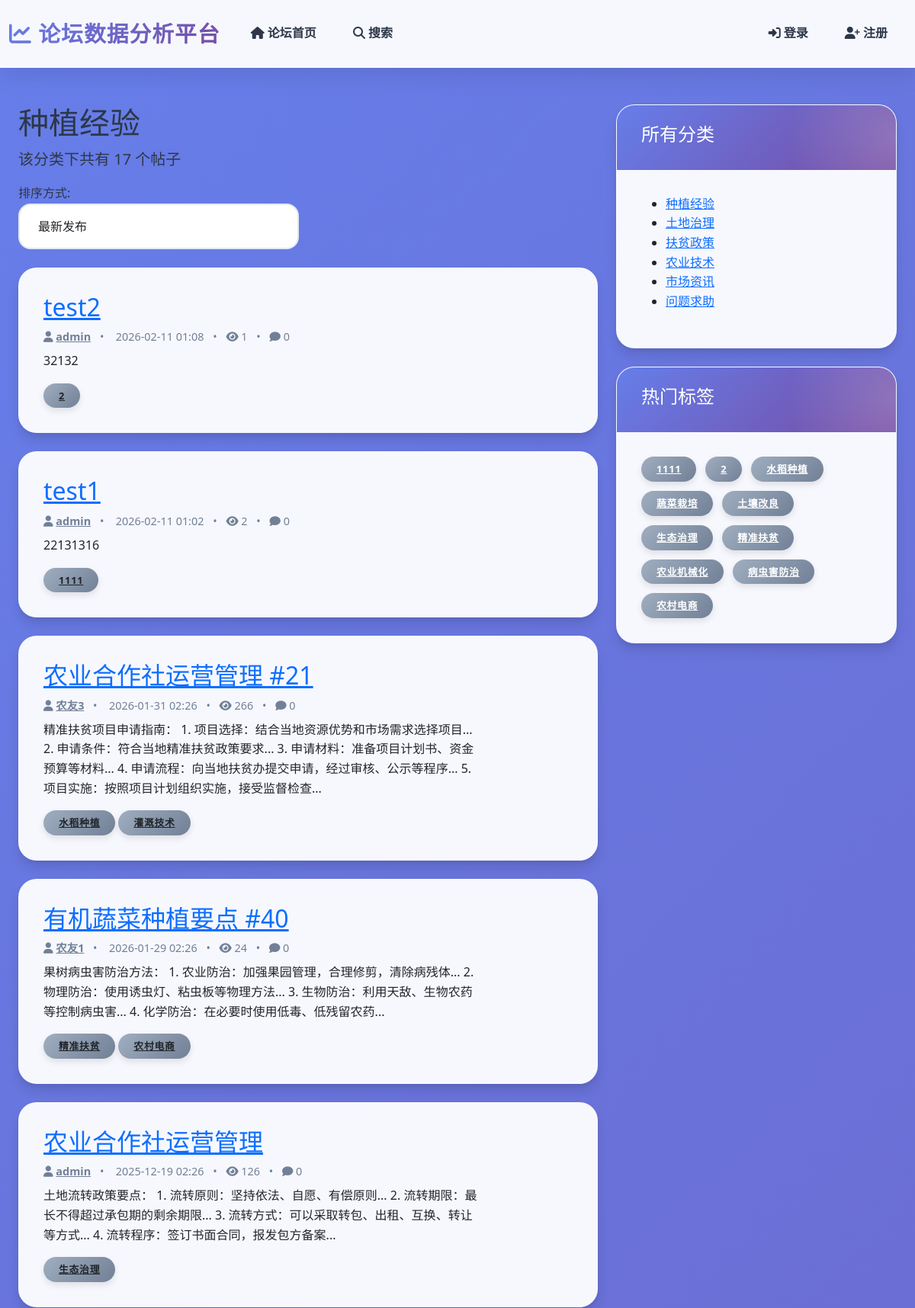
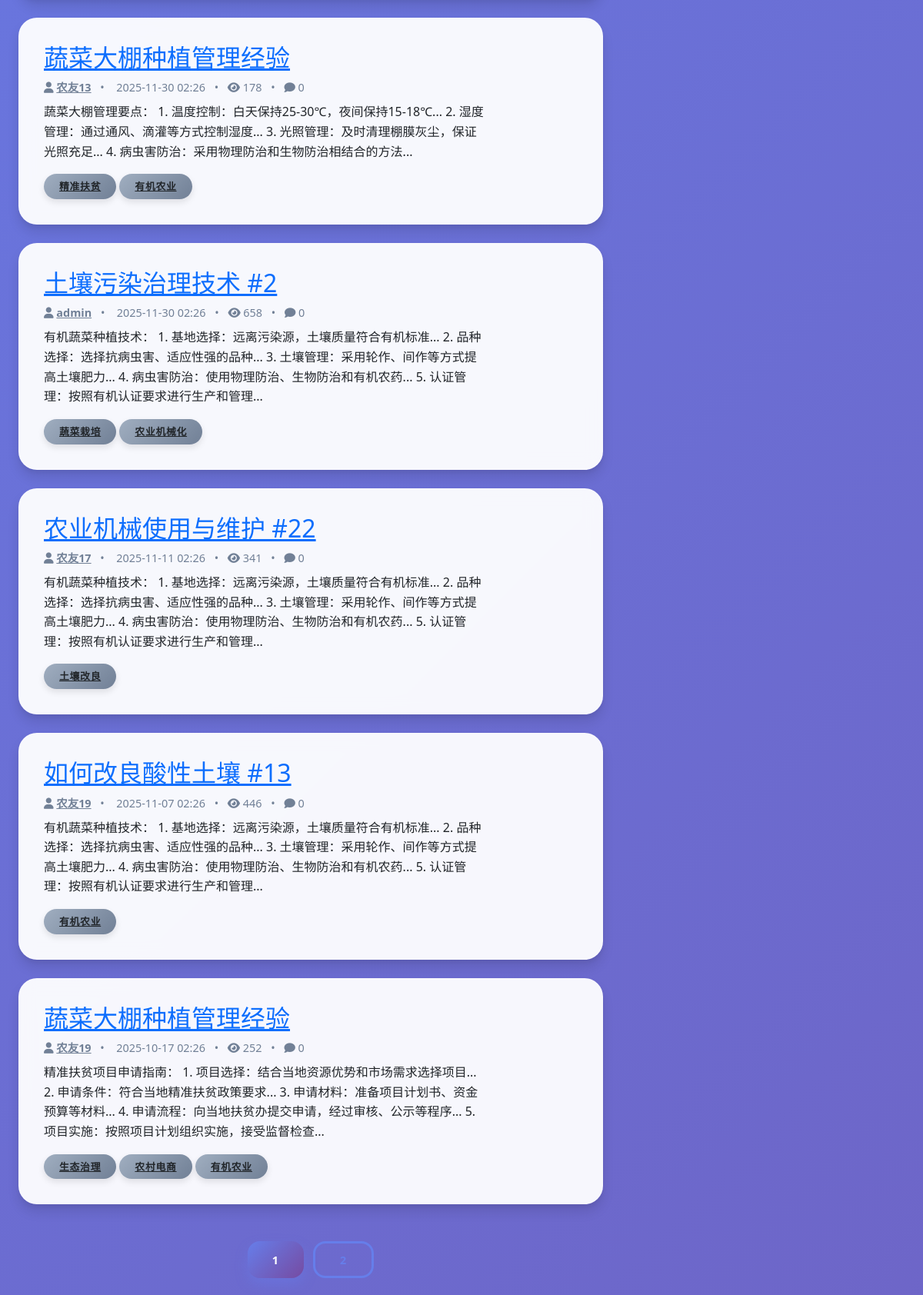
Screenshot of /forum/forum/category/1 (upper part) with the database file from the repository (2 pictures, top to bottom).
### app/models/category.py (models this page shows, shortened)
class Category(Treet_IP_Conn.Model):
    __tablename__ = 'categories'
    CategoryID = Treet_IP_Conn.Column(Treet_IP_Conn.Integer, primary_key=True, autoincrement=True)
    CategoryName = Treet_IP_Conn.Column(Treet_IP_Conn.String(50), nullable=False, unique=True, index=True)
    Description = Treet_IP_Conn.Column(Treet_IP_Conn.String(200))
    IsActive = Treet_IP_Conn.Column(Treet_IP_Conn.Boolean, default=True)

### app/models/post.py (models this page shows, shortened)
class Post(Treet_IP_Conn.Model):
    __tablename__ = 'posts'
    STATUS_PENDING = 'pending'
    STATUS_APPROVED = 'approved'
    STATUS_REJECTED = 'rejected'
    PostID = Treet_IP_Conn.Column(Treet_IP_Conn.Integer, primary_key=True, autoincrement=True)
    PostTitle = Treet_IP_Conn.Column(Treet_IP_Conn.String(200), nullable=False, index=True)  # 添加索引以优化标题搜索
    PostContent = Treet_IP_Conn.Column(Treet_IP_Conn.Text, nullable=False)
    PublishTime = Treet_IP_Conn.Column(Treet_IP_Conn.DateTime, nullable=True, index=True)  # 添加索引以优化发布时间查询
    LastModified = Treet_IP_Conn.Column(Treet_IP_Conn.DateTime, default=datetime.utcnow, onupdate=datetime.utcnow, index=True)  # 添加索引以优化修改时间查询
    CreationTime = Treet_IP_Conn.Column(Treet_IP_Conn.DateTime, default=datetime.utcnow, index=True)
    Status = Treet_IP_Conn.Column(Treet_IP_Conn.String(20), default=STATUS_PENDING, index=True)  # pending, approved, rejected
    ViewCount = Treet_IP_Conn.Column(Treet_IP_Conn.Integer, default=0, index=True)
    IsSticky = Treet_IP_Conn.Column(Treet_IP_Conn.Boolean, default=False, index=True)  # 是否置顶
    ReviewerID = Treet_IP_Conn.Column(Treet_IP_Conn.Integer, Treet_IP_Conn.ForeignKey('users.UserID', ondelete='SET NULL'), nullable=True, index=True)
    ReviewTime = Treet_IP_Conn.Column(Treet_IP_Conn.DateTime, nullable=True, index=True)
    ReviewComment = Treet_IP_Conn.Column(Treet_IP_Conn.Text, nullable=True)
    AIAuditResult = Treet_IP_Conn.Column(Treet_IP_Conn.Boolean, nullable=True, index=True)  # AI审核结果：True表示合规，False表示违规
    AIAuditTime = Treet_IP_Conn.Column(Treet_IP_Conn.DateTime, nullable=True, index=True)  # AI审核时间
    IsAIAudit = Treet_IP_Conn.Column(Treet_IP_Conn.Boolean, default=False, index=True)  # 是否由AI进行审核
    UserID = Treet_IP_Conn.Column(Treet_IP_Conn.Integer, Treet_IP_Conn.ForeignKey('users.UserID', ondelete='CASCADE'), nullable=False, index=True)
    reviewer = Treet_IP_Conn.relationship('User', foreign_keys=[ReviewerID], backref='reviewed_posts')
    comments = Treet_IP_Conn.relationship('Comment', backref='post', lazy='dynamic', cascade='all, delete-orphan')
    categories = Treet_IP_Conn.relationship('Category', secondary='postcategories', backref=Treet_IP_Conn.backref('posts', lazy='dynamic'))
    tags = Treet_IP_Conn.relationship('Tag', secondary=posttags, backref=Treet_IP_Conn.backref('posts', lazy='dynamic'))

### app/models/user.py (models this page shows, shortened)
class User(UserMixin, Treet_IP_Conn.Model):
    __tablename__ = 'users'
    UserID = Treet_IP_Conn.Column(Treet_IP_Conn.Integer, primary_key=True, autoincrement=True)
    UserName = Treet_IP_Conn.Column(Treet_IP_Conn.String(50), unique=True, nullable=False, index=True)
    RegistrationDate = Treet_IP_Conn.Column(Treet_IP_Conn.DateTime, default=datetime.utcnow, index=True)  # 添加索引以优化按注册时间查询
    LastLoginTime = Treet_IP_Conn.Column(Treet_IP_Conn.DateTime, default=datetime.utcnow, onupdate=datetime.utcnow, index=True)  # 添加索引以优化按登录时间查询
    PasswordHash = Treet_IP_Conn.Column(Treet_IP_Conn.String(255), nullable=False)
    Reputation = Treet_IP_Conn.Column(Treet_IP_Conn.Integer, default=0, index=True)  # 用户声望值
    Status = Treet_IP_Conn.Column(Treet_IP_Conn.Enum(UserStatus), default=UserStatus.ACTIVE, index=True)  # 添加索引以优化状态筛选
    Role = Treet_IP_Conn.Column(Treet_IP_Conn.Enum(UserRole), default=UserRole.USER, index=True)  # 添加用户角色
    UserBio = Treet_IP_Conn.Column(Treet_IP_Conn.Text, default='')  # 个人简介
    AvatarURL = Treet_IP_Conn.Column(Treet_IP_Conn.String(255), default='')  # 头像URL
    Points = Treet_IP_Conn.Column(Treet_IP_Conn.Integer, default=0, index=True)  # 积分余额
    Level = Treet_IP_Conn.Column(Treet_IP_Conn.Integer, default=1, index=True)  # 用户等级
    TotalPointsEarned = Treet_IP_Conn.Column(Treet_IP_Conn.Integer, default=0)  # 累计获得的积分
    ConsecutiveCheckInDays = Treet_IP_Conn.Column(Treet_IP_Conn.Integer, default=0)  # 连续签到天数
    LastCheckInDate = Treet_IP_Conn.Column(Treet_IP_Conn.Date, nullable=True)  # 最后签到日期
    IsPhoneBound = Treet_IP_Conn.Column(Treet_IP_Conn.Boolean, default=False)  # 是否绑定手机
    IsProfileCompleted = Treet_IP_Conn.Column(Treet_IP_Conn.Boolean, default=False)  # 是否完善个人资料
    posts = Treet_IP_Conn.relationship('Post', backref='author', foreign_keys='Post.UserID', lazy='dynamic', cascade='all, delete-orphan')
    comments = Treet_IP_Conn.relationship('Comment', backref='author', foreign_keys='Comment.UserID', lazy='dynamic', cascade='all, delete-orphan')

### app/models/tag.py (models this page shows, shortened)
class Tag(Treet_IP_Conn.Model):
    __tablename__ = 'tags'
    TagID = Treet_IP_Conn.Column(Treet_IP_Conn.Integer, primary_key=True, autoincrement=True)
    TagName = Treet_IP_Conn.Column(Treet_IP_Conn.String(50), nullable=False, unique=True, index=True)
    UsageCount = Treet_IP_Conn.Column(Treet_IP_Conn.Integer, default=0)

### app/routes/forum.py (the view, shortened to what this page needs)
@forum.route('/forum/category/<int:category_id>')
def category_posts(category_id):
    category = Category.query.get_or_404(category_id)
    sort_by = request.args.get('sort', 'latest')
    page = request.args.get('page', 1, type=int)
    per_page = 10
    query = Post.query.options(Treet_IP_Conn.joinedload(Post.author)).filter(Post.categories.any(Category.CategoryID == category_id), Post.Status == 'approved')
    if sort_by == 'latest':
        query = query.order_by(Post.CreationTime.desc())
    elif sort_by == 'most_viewed':
        query = query.order_by(Post.ViewCount.desc())
    posts = query.paginate(page=page, per_page=per_page, error_out=False)
    categories = Category.query.all()
    tags = Tag.query.order_by(desc(Tag.UsageCount)).limit(10).all()
    return render_template('forum/category_posts.html',
                           category=category,
                           posts=posts,
                           categories=categories,
                           tags=tags,
                           sort_by=sort_by)

### app/templates/forum/category_posts.html (shortened to what this page needs)
{% extends 'base.html' %}
{% block content %}
<div class="container mt-5">
    <div class="row">
        <div class="col-md-8">
            <div class="page-header">
                <h1>{{ category.CategoryName }}</h1>
                <p class="lead">该分类下共有 {{ category.posts.count() }} 个帖子</p>
            </div>
            <div class="filter-bar mb-4">
                <div class="row">
                    <div class="col-md-6">
                        <div class="form-inline">
                            <label for="sort-by" class="mr-2">排序方式:</label>
                            <select id="sort-by" class="form-control" onchange="location = this.value;">
                                <option value="{{ url_for('forum.category_posts', category_id=category.CategoryID, sort='latest') }}" {% if sort_by == 'latest' %}selected{% endif %}>最新发布</option>
                            </select>
                        </div>
                    </div>
                </div>
            </div>
            <div class="post-list">
                {% for post in posts.items %}
                <div class="card mb-4">
                    <div class="card-body">
                        <div class="row">
                            <div class="col-md-10">
                                <h2 class="card-title"><a href="{{ url_for('forum.post_detail', post_id=post.PostID) }}">{{ post.PostTitle }}</a></h2>
                                <div class="post-meta mb-2">
                                    <span><i class="fa fa-user"></i> <a href="{{ url_for('auth.profile', user_id=post.UserID) }}">{{ post.author.UserName }}</a></span>
                                    <span class="mx-2">•</span>
                                    <span> {{ post.CreationTime.strftime('%Y-%m-%d %H:%M') }}</span>
                                    <span class="mx-2">•</span>
                                    <span><i class="fa fa-eye"></i> {{ post.ViewCount or 0 }}</span>
                                    <span class="mx-2">•</span>
                                    <span><i class="fa fa-comment"></i> {{ post.CommentCount or 0 }}</span>
                                </div>
                                <p class="card-text">{{ post.PostContent|striptags|truncate(150) }}</p>
                                <div class="post-tags">
                                    {% for tag in post.tags %}
                                    <span class="badge badge-secondary">
                                        <a href="{{ url_for('forum.tag_posts', tag_id=tag.TagID) }}" class="text-dark">
                                            {{ tag.TagName }}
                                        </a>
                                    </span>
                                    {% endfor %}
                                </div>
                            </div>
                        </div>
                    </div>
                </div>
                {% endfor %}
            </div>
            <div class="pagination justify-content-center">
                {% for page_num in posts.iter_pages(left_edge=1, right_edge=1, left_current=2, right_current=2) %}
                {% if page_num %}
                {% if posts.page == page_num %}
                <a class="btn btn-primary mb-4" href="{{ url_for('forum.category_posts', category_id=category.CategoryID, page=page_num, sort=sort_by) }}">{{ page_num }}</a>
                {% else %}
                <a class="btn btn-outline-primary mb-4" href="{{ url_for('forum.category_posts', category_id=category.CategoryID, page=page_num, sort=sort_by) }}">{{ page_num }}</a>
                {% endif %}
                {% else %}
                <span class="btn btn-outline-primary mb-4">...</span>
                {% endif %}
                {% endfor %}
            </div>
        </div>
        <div class="col-md-4">
            <div class="card mb-4">
                <div class="card-header bg-primary text-white">
                    <h4>所有分类</h4>
                </div>
                <div class="card-body">
                    <ul class="sidebar-list">
                        {% for c in categories %}
                        <li>
                            <a href="{{ url_for('forum.category_posts', category_id=c.CategoryID) }}">
                                {{ c.CategoryName }}
                            </a>
                        </li>
                        {% endfor %}
                    </ul>
                </div>
            </div>
            <div class="card mb-4">
                <div class="card-header bg-primary text-white">
                    <h4>热门标签</h4>
                </div>
                <div class="card-body">
                    <div class="tag-cloud">
                        {% for tag in tags %}
                        <a href="{{ url_for('forum.tag_posts', tag_id=tag.TagID) }}" class="badge badge-secondary">
                            {{ tag.TagName }}
                        </a>
                        {% endfor %}
                    </div>
                </div>
            </div>
        </div>
    </div>
</div>
{% endblock %}

### app/static/css/modern_style.css (style rules this page uses)
:root { --primary-color: #667eea; --primary-dark: #5a67d8; --primary-light: #a3bffa; --secondary-color: #764ba2; --success-color: #48bb78; --danger-color: #f56565; --warning-color: #ed8936; --info-color: #4299e1; --light-color: #f7fafc; --dark-color: #2d3748; --text-primary: #2d3748; --text-secondary: #718096; --border-color: #e2e8f0; --shadow-sm: 0 1px 3px rgba(0, 0, 0, 0.12), 0 1px 2px rgba(0, 0, 0, 0.24); --shadow-md: 0 4px 6px rgba(0, 0, 0, 0.1), 0 2px 4px rgba(0, 0, 0, 0.06); --shadow-lg: 0 10px 15px rgba(0, 0, 0, 0.1), 0 4px 6px rgba(0, 0, 0, 0.05); --shadow-xl: 0 20px 25px rgba(0, 0, 0, 0.1), 0 10px 10px rgba(0, 0, 0, 0.04); --shadow-2xl: 0 25px 50px -12px rgba(0, 0, 0, 0.25); --gradient-primary: linear-gradient(135deg, #667eea 0%, #764ba2 100%); --gradient-success: linear-gradient(135deg, #48bb78 0%, #38a169 100%); --gradient-danger: linear-gradient(135deg, #f56565 0%, #e53e3e 100%); --gradient-info: linear-gradient(135deg, #4299e1 0%, #3182ce 100%); --gradient-warm: linear-gradient(135deg, #f093fb 0%, #f5576c 100%); --gradient-cool: linear-gradient(135deg, #4facfe 0%, #00f2fe 100%); --gradient-sunset: linear-gradient(135deg, #fa709a 0%, #fee140 100%); --gradient-ocean: linear-gradient(135deg, #a8edea 0%, #fed6e3 100%); --glass-bg: rgba(255, 255, 255, 0.95); --glass-border: rgba(255, 255, 255, 0.2); }
* { margin: 0; padding: 0; box-sizing: border-box; }
body { font-family: 'Segoe UI', 'PingFang SC', 'Microsoft YaHei', -apple-system, BlinkMacSystemFont, sans-serif; background: linear-gradient(135deg, #667eea 0%, #764ba2 50%, #f093fb 100%); background-attachment: fixed; background-size: 400% 400%; animation: gradientBG 15s ease infinite; color: var(--text-primary); line-height: 1.6; min-height: 100vh; }
.card { border: none; border-radius: 24px; box-shadow: var(--shadow-lg); transition: all 0.4s cubic-bezier(0.4, 0, 0.2, 1); background: var(--glass-bg); backdrop-filter: blur(10px); border: 1px solid var(--glass-border); overflow: hidden; margin-bottom: 2rem; position: relative; }
.card::before { content: ''; position: absolute; top: 0; left: 0; right: 0; height: 4px; background: var(--gradient-primary); opacity: 0; transition: opacity 0.3s ease; }
.card-header { background: var(--gradient-primary); color: white; border: none; padding: 1.5rem 2rem; font-weight: 700; font-size: 1.25rem; position: relative; overflow: hidden; }
.card-header::after { content: ''; position: absolute; top: -50%; right: -50%; width: 100%; height: 200%; background: radial-gradient(circle, rgba(255,255,255,0.2) 0%, transparent 70%); animation: shimmer 3s infinite; }
.card-body { padding: 2rem; }
.btn { border-radius: 16px; font-weight: 700; padding: 0.875rem 2rem; transition: all 0.4s cubic-bezier(0.4, 0, 0.2, 1); border: none; text-transform: uppercase; letter-spacing: 1px; font-size: 0.9rem; position: relative; overflow: hidden; }
.btn::before { content: ''; position: absolute; top: 50%; left: 50%; width: 0; height: 0; border-radius: 50%; background: rgba(255, 255, 255, 0.3); transform: translate(-50%, -50%); transition: width 0.6s, height 0.6s; }
.btn-primary { background: var(--gradient-primary); box-shadow: 0 8px 16px rgba(102, 126, 234, 0.4); }
.btn-outline-primary { border: 3px solid var(--primary-color); color: var(--primary-color); background: transparent; font-weight: 600; }
.post-meta { font-size: 0.9rem; color: var(--text-secondary); margin-bottom: 1.25rem; }
.post-meta a { color: var(--text-secondary); transition: all 0.3s ease; font-weight: 600; }
.badge { padding: 0.625rem 1.25rem; border-radius: 24px; font-weight: 700; font-size: 0.8rem; text-transform: uppercase; letter-spacing: 0.75px; box-shadow: 0 4px 8px rgba(0, 0, 0, 0.1); transition: all 0.3s ease; }
.badge-secondary { background: linear-gradient(135deg, #a0aec0 0%, #718096 100%); color: white; }
.form-control { border-radius: 16px; border: 2px solid var(--border-color); padding: 1rem 1.5rem; transition: all 0.3s ease; font-size: 1rem; background: white; }
.pagination { display: flex; justify-content: center; gap: 0.75rem; margin-top: 3rem; }
.pagination .btn { min-width: 48px; height: 48px; display: flex; align-items: center; justify-content: center; border-radius: 16px; font-weight: 700; }
.container { max-width: 1280px; }
.tag-cloud { display: flex; flex-wrap: wrap; gap: 0.75rem; }

### rows the page displays
Category: CategoryName "种植经验"
Post: PostTitle "test2", author.UserName "admin", CreationTime "2026-02-11 01:08", ViewCount "1", IsSticky "0", PostContent "32132"
Tag: TagName "2"
Post: PostTitle "test1", author.UserName "admin", CreationTime "2026-02-11 01:02", ViewCount "2", CommentCount "0", PostContent "22131316"
Tag: TagName "1111"
Post: PostTitle "农业合作社运营管理 #21", author.UserName "农友3", CreationTime "2026-01-31 02:26", ViewCount "266", CommentCount "0", PostContent "精准扶贫项目申请指南： 1. 项目选择：结合当地资源优势和市场需求选择项目... 2. 申请条件：符合当地精准扶贫政策要求... 3. 申请材料：准备项目计划书、资金预算等材料... 4. 申请流程：向当地扶贫办提交申请，经过审核、公示等程序... 5. 项目实施：按照项目计划组织实施，接受监督检查..."
Tag: TagName "水稻种植"
Tag: TagName "灌溉技术"
Post: PostTitle "有机蔬菜种植要点 #40", author.UserName "农友1", CreationTime "2026-01-29 02:26", ViewCount "24", CommentCount "0", PostContent "果树病虫害防治方法： 1. 农业防治：加强果园管理，合理修剪，清除病残体... 2. 物理防治：使用诱虫灯、粘虫板等物理方法... 3. 生物防治：利用天敌、生物农药等控制病虫害... 4. 化学防治：在必要时使用低毒、低残留农药..."
Tag: TagName "精准扶贫"
Tag: TagName "农村电商"
Post: PostTitle "农业合作社运营管理", author.UserName "admin", CreationTime "2025-12-19 02:26", ViewCount "126", CommentCount "0", PostContent "土地流转政策要点： 1. 流转原则：坚持依法、自愿、有偿原则... 2. 流转期限：最长不得超过承包期的剩余期限... 3. 流转方式：可以采取转包、出租、互换、转让等方式... 4. 流转程序：签订书面合同，报发包方备案..."
Tag: TagName "生态治理"
Post: PostTitle "蔬菜大棚种植管理经验", author.UserName "农友13", CreationTime "2025-11-30 02:26", ViewCount "178", CommentCount "0", PostContent "蔬菜大棚管理要点： 1. 温度控制：白天保持25-30℃，夜间保持15-18℃... 2. 湿度管理：通过通风、滴灌等方式控制湿度... 3. 光照管理：及时清理棚膜灰尘，保证光照充足... 4. 病虫害防治：采用物理防治和生物防治相结合的方法..."
Tag: TagName "有机农业"
Post: PostTitle "土壤污染治理技术 #2", author.UserName "admin", CreationTime "2025-11-30 02:26", ViewCount "658", CommentCount "0", PostContent "有机蔬菜种植技术： 1. 基地选择：远离污染源，土壤质量符合有机标准... 2. 品种选择：选择抗病虫害、适应性强的品种... 3. 土壤管理：采用轮作、间作等方式提高土壤肥力... 4. 病虫害防治：使用物理防治、生物防治和有机农药... 5. 认证管理：按照有机认证要求进行生产和管理..."
Tag: TagName "蔬菜栽培"
Tag: TagName "农业机械化"
Post: PostTitle "农业机械使用与维护 #22", author.UserName "农友17", CreationTime "2025-11-11 02:26", ViewCount "341", CommentCount "0", PostContent "有机蔬菜种植技术： 1. 基地选择：远离污染源，土壤质量符合有机标准... 2. 品种选择：选择抗病虫害、适应性强的品种... 3. 土壤管理：采用轮作、间作等方式提高土壤肥力... 4. 病虫害防治：使用物理防治、生物防治和有机农药... 5. 认证管理：按照有机认证要求进行生产和管理..."
Tag: TagName "土壤改良"
Post: PostTitle "如何改良酸性土壤 #13", author.UserName "农友19", CreationTime "2025-11-07 02:26", ViewCount "446", CommentCount "0", PostContent "有机蔬菜种植技术： 1. 基地选择：远离污染源，土壤质量符合有机标准... 2. 品种选择：选择抗病虫害、适应性强的品种... 3. 土壤管理：采用轮作、间作等方式提高土壤肥力... 4. 病虫害防治：使用物理防治、生物防治和有机农药... 5. 认证管理：按照有机认证要求进行生产和管理..."
Post: PostTitle "蔬菜大棚种植管理经验", author.UserName "农友19", CreationTime "2025-10-17 02:26", ViewCount "252", CommentCount "0", PostContent "精准扶贫项目申请指南： 1. 项目选择：结合当地资源优势和市场需求选择项目... 2. 申请条件：符合当地精准扶贫政策要求... 3. 申请材料：准备项目计划书、资金预算等材料... 4. 申请流程：向当地扶贫办提交申请，经过审核、公示等程序... 5. 项目实施：按照项目计划组织实施，接受监督检查..."
Category: CategoryName "土地治理"
Category: CategoryName "扶贫政策"
Category: CategoryName "农业技术"
Category: CategoryName "市场资讯"
Category: CategoryName "问题求助"
Tag: TagName "病虫害防治"

### other values shown
{{ category.posts.count() }} "17"
{{ page_num }} "1"
